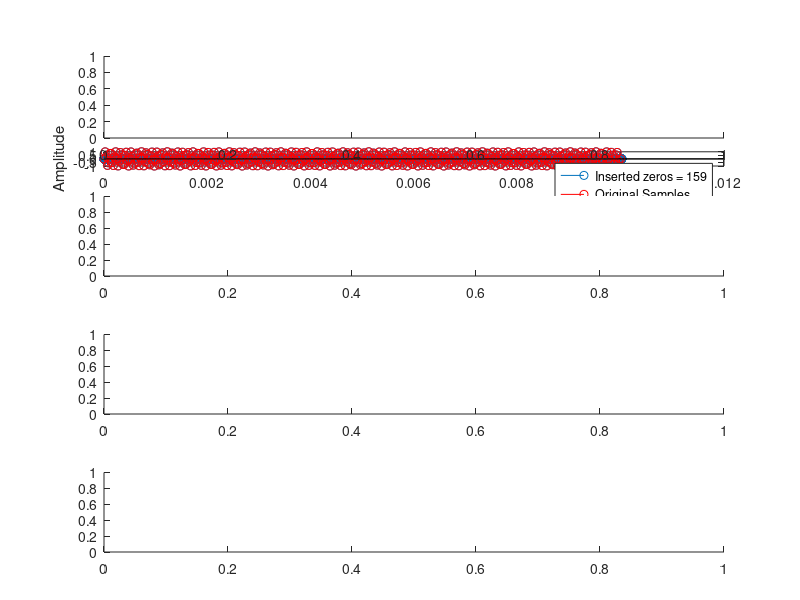

This chart was generated by the following MATLAB code:
%% Sample Rate Conversion using Zero-padding and Interpolation

% Original signal parameters
fs1 = 44.1e3; % Original sample rate (44.1 kHz)
t1 = 0:1/fs1:0.01; % Time vector
f_original = 10e3; % Original signal frequency (10 kHz)
x1 = sin(2*pi*f_original*t1); % Original signal

% Upsampling parameters
upsampling_factor = 160; % Upsampling factor
fs2 = fs1 * upsampling_factor; % Upsampled sample rate

% Zero-padding upsampling
x2 = zeros(1, length(x1) * upsampling_factor); % Create zero-padded vector
x2(1:upsampling_factor:end) = x1; % Insert original samples

% Low-pass filter design
cutoff_freq = fs1/2; % Cutoff frequency at Nyquist frequency of the original signal
filter_order = 100; % Filter order
Wn = cutoff_freq/(fs2/2); % Normalized cutoff frequency
[b, a] = butter(filter_order, Wn, 'low'); % Design Butterworth low-pass filter

% Filtering the upsampled signal
x3 = filter(b, a, x2); % Apply low-pass filter

% Downsampling parameters
downsampling_factor = 20; % Downsampling factor
fs3 = fs2 / downsampling_factor; % Downsampled sample rate

% Downsampling
x4 = x3(1:downsampling_factor:end); % Downsample the filtered signal
t4 = 0:1/fs3:length(x4)/fs3 - 1/fs3; % Time vector for downsampled signal

%% Plotting the results

figure;

% Plot the original signal
subplot(6,1,1);
plot(t1, x1);
title('Original Signal (44.1 kHz)');
xlabel('Time (s)');
ylabel('Amplitude');

% Plot the upsampled signal with zero filling
subplot(6,1,2);
stem(0:1/fs2:length(x2)/fs2-1/fs2, x2);
hold on;
stem(t1,x1,'ro')
legend('Inserted zeros = 159','Original Samples');
title('Upsampled Signal with Zero Filling (7056000 kHz)');
xlabel('Time (s)');
ylabel('Amplitude');

% Plot the amplitude of the upsampled signal (including zeros)
subplot(6,1,3);
plot(0:1/fs2:length(x2)/fs2-1/fs2, abs(x2));
title('Amplitude of the Upsampled Signal (Including Inserted Zeros)');
xlabel('Time (s)');
ylabel('Amplitude');

% Plot the interpolated signal after low-pass filtering
subplot(6,1,4);
plot(0:1/fs2:length(x3)/fs2-1/fs2, x3);
title('Interpolated Signal After Low-pass Filtering');
xlabel('Time (s)');
ylabel('Amplitude');

% Plot the downsampled signal
subplot(6,1,5);
plot(t4, x4);
title('Downsampled Signal (48 kHz)');
xlabel('Time (s)');
ylabel('Amplitude');

% Plot the low-pass filter frequency response
[h,f] = freqz(b, a, 1024, fs2);
subplot(6,1,6);
plot(f, abs(h));
title('Low-pass Filter Frequency Response');
xlabel('Frequency (Hz)');
ylabel('Magnitude');

% Adjust subplot spacing
make_it_tight = true;
if make_it_tight
   % reposition subplots
   pPos = get(gcf,'PaperPosition');
   set(gcf,'PaperPosition',[.25 .25 pPos(3:4)])
   % reposition axis
   for ii=1:4
     tPos = get(subplot(4,1,ii),'Position');
     set(subplot(4,1,ii),...
         'Position',[tPos(1) 1-ii*.23 tPos(3:4)]);
   end
end
